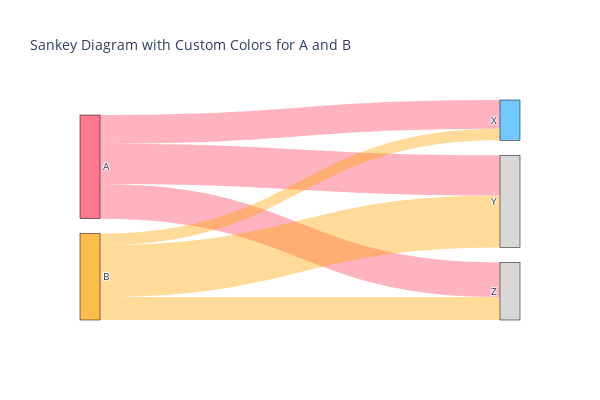

Source (notebook cell):
### Markdown cell above
# 기본 Sankey 다이어그램 그리기

간단한 Sankey 다이어그램을 구현하는 방법을 이해하기 위해 `Plotly`를 사용해 기본적인 다이어그램을 만들어 보겠습니다. `Plotly`에서 Sankey 다이어그램은 세 개의 리스트로 정의됩니다. 세 가지 리스트는 **source**(출발점), **target**(도착점), **values**(값)입니다. Plotly는 각 노드를 0부터 시작하여 전체 노드 수에서 1을 뺀 숫자까지 인덱싱합니다. **source**와 **target** 리스트는 노드 간의 연결을 정의합니다. 아래 코드를 살펴보면 이해하기 더 쉬울 것입니다.

### Code cell
import plotly.graph_objects as go
from typing import List, Dict

# Define node and link data
labels: List[str] = ["A", "B", "X", "Y", "Z"]
source_indices: List[int] = [0, 0, 0, 1, 1, 1]  # A -> X, A -> Y, A -> Z, B -> X, B -> Y, B -> Z
target_indices: List[int] = [2, 3, 4, 2, 3, 4]  # X, Y, Z
values: List[int] = [5, 7, 6, 2, 9, 4]           # Weights for each link

# Define colors
color_dict: Dict[str, str] = {
    'A': 'rgba(252,65,94,0.7)', 
    'B': 'rgba(255,162,0,0.7)', 
    'X': 'rgba(55,178,255,0.7)',
    'Y': 'rgba(200,200,200,0.7)',
    'Z': 'rgba(200,200,200,0.7)'
}

color_dict_link: Dict[str, str] = {
    'A': 'rgba(252,65,94,0.4)',
    'B': 'rgba(255,162,0,0.4)',
    'X': 'rgba(55,178,255,0.4)',
    'Y': 'rgba(200,200,200,0.4)',
    'Z': 'rgba(200,200,200,0.4)'
}

# Create node color list
node_colors: List[str] = [color_dict[label] for label in labels]

# Create link color list based on source nodes
link_colors: List[str] = [
    color_dict_link['A'] if source == 0 else color_dict_link['B'] if source == 1 else color_dict_link['X']
    for source in source_indices
]

# Create Sankey diagram
fig = go.Figure(data=[go.Sankey(
    node=dict(
        pad=15,
        thickness=20,
        line=dict(color="black", width=0.5),
        label=labels,
        color=node_colors
    ),
    link=dict(
        source=source_indices,
        target=target_indices,
        value=values,
        color=link_colors
    )
)])

# Update layout
fig.update_layout(
    title_text="Sankey Diagram with Custom Colors for A and B",
    font_size=10,
    width=600,
    height=400,
)

# Show diagram
fig.show()

### Figure 1 — Plotly figure (JSON) as saved in the notebook; plotly's stock layout.template omitted (floating-point values rounded to 4 significant figures)
{"data": [{"link": {"color": ["rgba(252,65,94,0.4)", "rgba(252,65,94,0.4)", "rgba(252,65,94,0.4)", "rgba(255,162,0,0.4)", "rgba(255,162,0,0.4)", "rgba(255,162,0,0.4)"], "source": [0, 0, 0, 1, 1, 1], "target": [2, 3, 4, 2, 3, 4], "value": [5, 7, 6, 2, 9, 4]}, "node": {"color": ["rgba(252,65,94,0.7)", "rgba(255,162,0,0.7)", "rgba(55,178,255,0.7)", "rgba(200,200,200,0.7)", "rgba(200,200,200,0.7)"], "label": ["A", "B", "X", "Y", "Z"], "line": {"color": "black", "width": 0.5}, "pad": 15, "thickness": 20}, "type": "sankey"}], "layout": {"font": {"size": 10}, "height": 400, "title": {"text": "Sankey Diagram with Custom Colors for A and B"}, "width": 600}}
